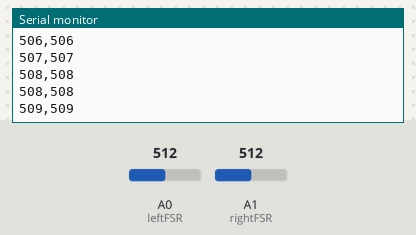
Bench run of a sketch on a simulated Arduino Uno, built with avr-gcc and run on an emulated ATmega328P. Shown: the last lines printed to the serial monitor. Inputs (shaded band) come from the test bench; at power-on: A0 (leftFSR) = 512, A1 (rightFSR) = 512.

Above: at 1.2 s.
1.3 s: A0 (leftFSR) set to 716
At 1.33 s:
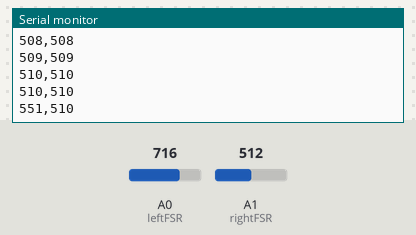
2.8 s: A1 (rightFSR) set to 716
At 2.8 s:
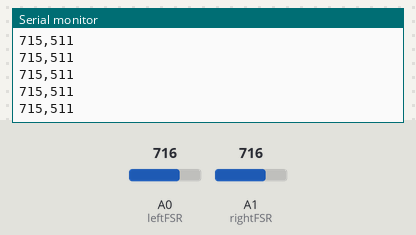
4.3 s: A0 (leftFSR) set to 900
At 4.32 s:
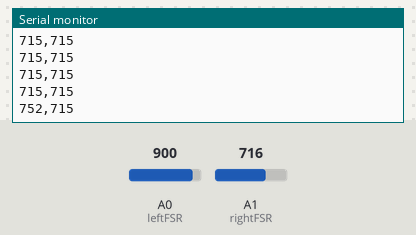
5.8 s: A1 (rightFSR) set to 900
At 5.84 s:
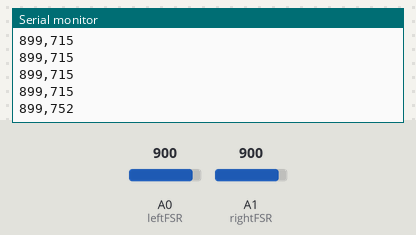
Timing chart, 0 to 8.3 s (numbered marks = the images above; inputs shaded):
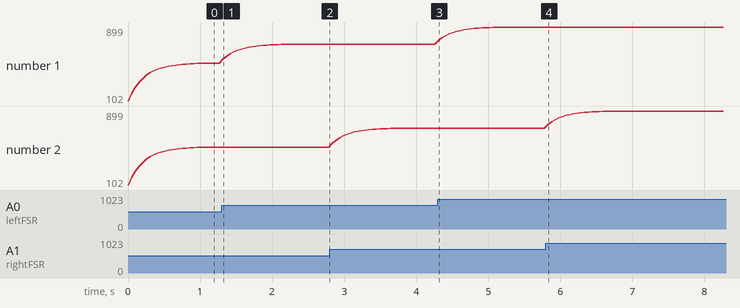

The sketch:

force_reader.ino
```cpp
const int leftFSR = A0;
const int rightFSR = A1;

float smoothLeft = 0;
float smoothRight = 0;

float alpha = 0.2;

void setup() {
  Serial.begin(115200);
}

int smoothValue(float &smooth, int raw) {
  smooth = alpha * raw + (1 - alpha) * smooth;
  return (int)smooth;
}

void loop() {
  int leftRaw = analogRead(leftFSR);
  int rightRaw = analogRead(rightFSR);

  int leftValue = smoothValue(smoothLeft, leftRaw);
  int rightValue = smoothValue(smoothRight, rightRaw);

  Serial.print(leftValue);
  Serial.print(",");
  Serial.println(rightValue);

  delay(50);
}
```

Measured:
- after the input at 1.3 s, the serial monitor: prints a new line at once (image 1)
- after the input at 4.3 s, the serial monitor: prints a new line at once (image 3)
- after the input at 5.8 s, the serial monitor: prints a new line at once (image 4)
- plotted number 1: 510 → 715 after the input at 1.3 s, 715 → 899 after the input at 4.3 s
